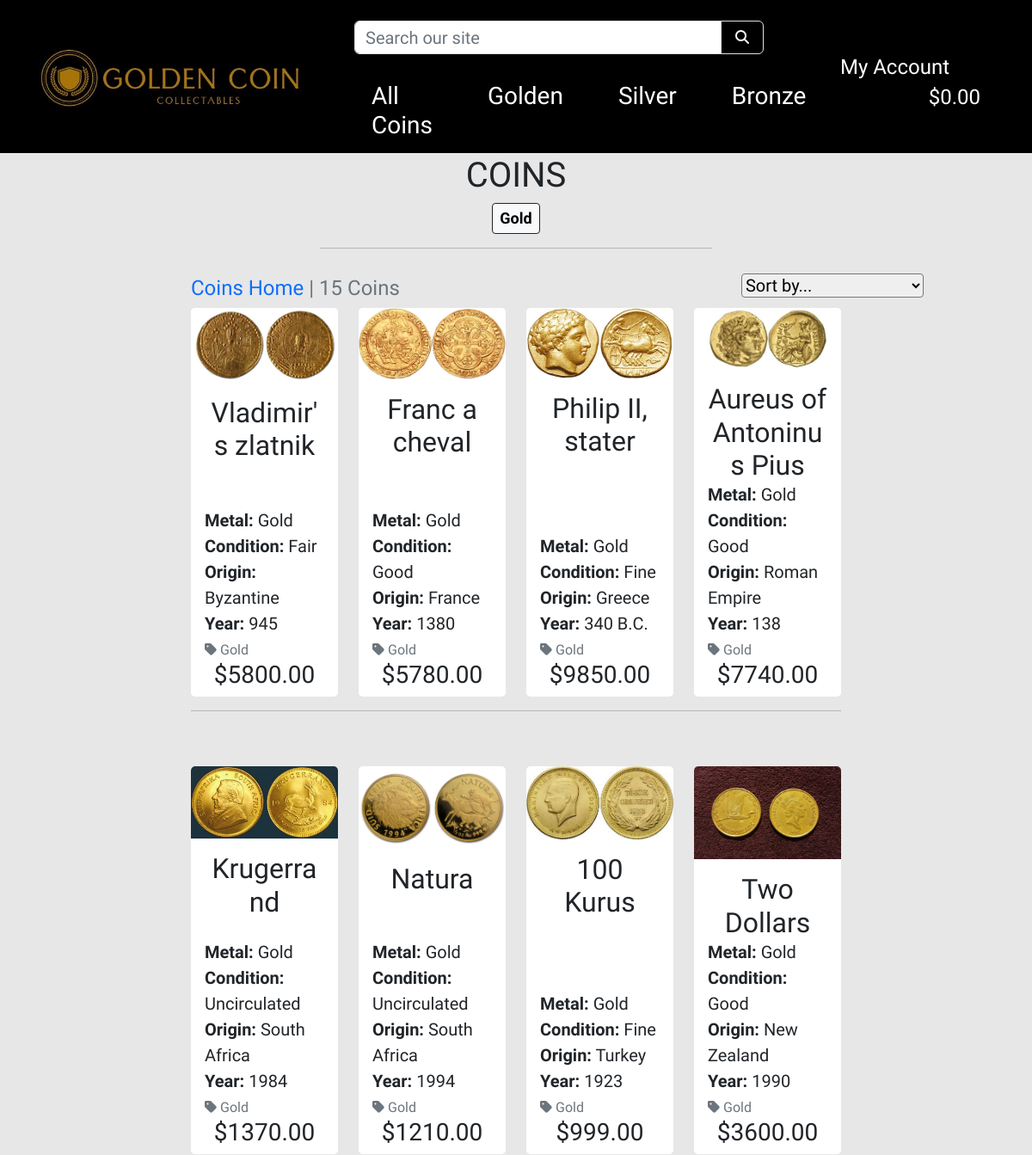
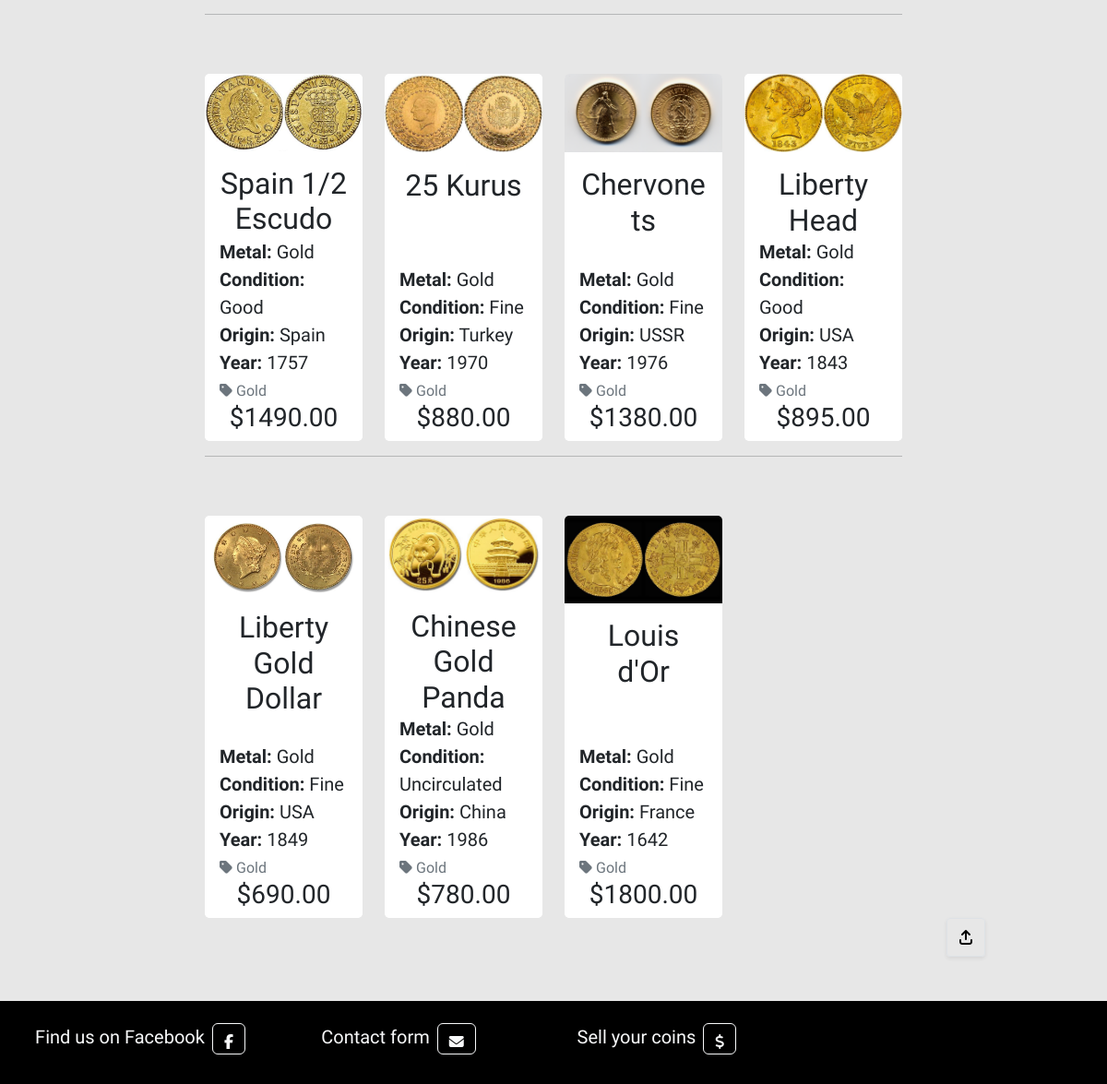
The app's page /coins/?metal=gold with its own data (2 pictures, top to bottom).
### coins/models.py (models this page shows, shortened)
class Metal(models.Model):
    name = models.CharField(max_length=254)
    friendly_name = models.CharField(max_length=254, null=True, blank=True)
    def __str__(self):
        return self.name
    class Meta:
        verbose_name_plural = 'Metals'

class Coins(models.Model):
    metal = models.ForeignKey('Metal', null=True, blank=True, on_delete=models.SET_NULL)
    sku = models.CharField(max_length=254, null=True, blank=True)
    name = models.CharField(max_length=254)
    description = models.TextField()
    quantity = models.PositiveIntegerField()
    price = models.DecimalField(max_digits=6, decimal_places=2)
    origin = models.CharField(max_length=254)
    year = models.CharField(max_length=20)
    condition = models.CharField(max_length=20, choices=CONDITION_CHOICES, default=None)
    era = models.CharField(max_length=20, choices=ERA_CHOICES, default=None)
    image_url = models.URLField(max_length=1024, null=True, blank=True)
    image = models.ImageField(null=True, blank=True)
    class Meta:
        verbose_name_plural = 'Coins'

### coins/views.py (the view, shortened to what this page needs)
# urls.py: path('', views.all_coins, name='coins'),
def all_coins(request):
    coins = Coins.objects.filter(quantity__gt=0)
    query = None
    eras = None
    metals = None
    sort = None
    direction = None
    if request.GET:
        if 'q' in request.GET:
            query = request.GET['q']
            if not query:
                messages.error(request, "You didn't enter any search criteria!")
                return redirect(reverse('coins'))
            queries = (
                Q(name__icontains=query) |
                Q(description__icontains=query) |
                Q(origin__icontains=query) |
                Q(condition__icontains=query) |
                Q(year__icontains=query)
                )
            coins = coins.filter(queries)
    if 'era' in request.GET:
        eras = request.GET['era'].split(',')
        coins = coins.filter(era__in=eras)
        eras = Coins.objects.filter(name__in=eras)
    if 'metal' in request.GET:
        metals = request.GET['metal'].split(',')
        coins = coins.filter(metal__name__in=metals)
        metals = Metal.objects.filter(name__in=metals)
    current_sorting = f'{sort}_{direction}'
    context = {
        'coins': coins,
        'search_term': query,
        'current_metals': metals,
        'current_sorting': current_sorting,
    }
    return render(request, 'coins/coins.html', context)

### cart/contexts.py (called while the page is built, shortened)
def cart_contents(request):
    cart_items = []
    total = 0
    coins_count = 0
    cart = request.session.get('cart', {})
    grand_total = total
    context = {
        'cart_items': cart_items,
        'total': total,
        'coins_count': coins_count,
        'grand_total': grand_total,
    }
    return context

### coins/templates/coins/coins.html (shortened to what this page needs)
{% extends "base.html" %}
{% load static %}
{% block content %}
    <div class="overlay"></div>
    <div class="container-fluid offset">
        <div class="row">
            <div class="col text-center">
                <h1 class="text-uppercase">Coins</h1>
                {% for c in current_metals %}
                    <a class="category-badge text-decoration-none h4" href="{% url 'coins' %}?metal={{ c.name }}">
                        <span class="p-2 mb-3 badge bg-light text-black rounded-1 border border-dark">{{ c.friendly_name }}</span>
                    </a>
                {% endfor %}
                <hr class="w-50 m-auto mb-3">
            </div>
        </div>
        <div class="row">
            <div class="product-container col-10 offset-1">
                <div class="row justify-content-end me-3">
                    <div class="col-12 col-md-6 my-auto order-md-last d-flex justify-content-center justify-content-md-end mb-1">
                        <div class="sort-select-wrapper w-25">
                            <select id="sort-selector" class="h5 custom-select custom-select-sm rounded-1 border-black">
                                <option value="reset" {% if current_sorting == 'None_None' %}selected{% endif %}>Sort by...</option>
                            </select>
                        </div>
                    </div>
                    <div class="col-12 col-md-6 order-md-first">
                        <p class="text-muted h4 mt-3 text-center text-md-start">
                            {% if search_term or current_metals or current_sorting != 'None_None' %}
                                <span><a class="text-decoration-none" href="{% url 'coins' %}">Coins Home</a> | </span>
                            {% endif %}
                            {{ coins|length }} Coins{% if search_term %} found for <strong>"{{ search_term }}"</strong>{% endif %}
                        </p>
                    </div>
                </div>
                <div class="row">
                    {% for coin in coins %}
                            <div class="col-sm-6 col-md-6 col-lg-4 col-xl-3">
                                <div class="card h-100 border-0">
                                    {% if coin.image %}
                                    <a href="{% url 'coins_detail' coin.id %}">
                                        <img class="card-img-top img-fluid" src="{{ coin.image.url }}" alt="{{ coin.name }}">
                                    </a>
                                    {% else %}
                                    <a href="{% url 'coins_detail' coin.id %}">
                                        <img class="card-img-top img-fluid" src="{{ MEDIA_URL }}noimage.png" alt="{{ coin.name }}">
                                    </a>
                                    {% endif %}
                                    <div class="card-body pb-0">
                                        <p class="mb-0 h2 text-center">{{ coin.name }}</p>
                                    </div>
                                    <div class="card-footer bg-white pt-0 border-0 text-left">
                                        <div class="row">
                                            <div class="col">
                                                <p class="lead mb-0 text-capitalize"><span class="fw-bold">Metal:</span> {{ coin.metal }}</p>
                                                <p class="lead mb-0 text-capitalize"><span class="fw-bold">Condition:</span> {{ coin.condition }}</p>
                                                <p class="lead mb-0"><span class="fw-bold">Origin:</span> {{ coin.origin }}</p>
                                                <p class="lead mb-0"><span class="fw-bold">Year:</span> {{ coin.year }}</p>
                                                {% if coin.metal %}
                                                    <p class="mt-1 mb-0">
                                                        <a class="text-muted text-decoration-none" href="{% url 'coins' %}?metal={{ coin.metal.name }}">
                                                            <i class="fas fa-tag me-1"></i>{{ coin.metal.friendly_name }}
                                                        </a>
                                                    </p>
                                                {% endif %}
                                            </div>
                                        </div>
                                        <div class="row">
                                            <div class="col">
                                                <p class="h3 mb-0 text-left font-weight-bold text-center">${{ coin.price }}</p>
                                            </div>
                                        </div>
                                    </div>
                                </div>
                            </div>
                        {% if forloop.counter|divisibleby:4 %}
                            <div class="col-12 d-none d-xl-block mb-5">
                                <hr>
                            </div>
                        {% endif %}
                    {% endfor %}
                </div>
            </div>
        </div>
    </div>
    <div class="btt-button float-end shadow-sm rounded-1 border border-black">
        <a class="btt-link d-flex h-100">
            <i class="fa-solid fa-arrow-up-from-bracket text-black mx-auto my-auto"></i>
        </a>
    </div>
{% endblock %}

### static/css/base.css (style rules this page uses)
html { height: 100%; }
body { display: flex; min-height: 100vh; flex-direction: column; background-color: rgb(231, 231, 231); height: calc(100vh - 164px); font-family: 'Tenali Ramakrishna'; }
.overlay { height: 100%; width: 100%; top: 0; left: 0; position: fixed; background: rgb(231, 231, 231); z-index: -1; }
.offset { margin-top: 180px; }
.btt-button { height: 42px; width: 42px; position: sticky; bottom: 10px; right: 10px; }
.btt-link, .update-link, .remove-item { cursor: pointer; }

### records on screen
Metal: friendly_name "Gold"
Coins: image (picture), name "Vladimir's zlatnik", metal "Gold", condition "Fair", origin "Byzantine", year "945", metal.friendly_name "Gold", price "5800.00"
Coins: image (picture), name "Franc a cheval", metal "Gold", condition "Good", origin "France", year "1380", metal.friendly_name "Gold", price "5780.00"
Coins: image (picture), name "Philip II, stater", metal "Gold", condition "Fine", origin "Greece", year "340 B.C.", metal.friendly_name "Gold", price "9850.00"
Coins: image (picture), name "Aureus of Antoninus Pius", metal "Gold", condition "Good", origin "Roman Empire", year "138", metal.friendly_name "Gold", price "7740.00"
Coins: image (picture), name "Krugerrand", metal "Gold", condition "Uncirculated", origin "South Africa", year "1984", metal.friendly_name "Gold", price "1370.00"
Coins: image (picture), name "Natura", metal "Gold", condition "Uncirculated", origin "South Africa", year "1994", metal.friendly_name "Gold", price "1210.00"
Coins: image (picture), name "100 Kurus", metal "Gold", condition "Fine", origin "Turkey", year "1923", metal.friendly_name "Gold", price "999.00"
Coins: image (picture), name "Two Dollars", metal "Gold", condition "Good", origin "New Zealand", year "1990", metal.friendly_name "Gold", price "3600.00"
Coins: image (picture), name "Spain 1/2 Escudo", metal "Gold", condition "Good", origin "Spain", year "1757", metal.friendly_name "Gold", price "1490.00"
Coins: image (picture), name "25 Kurus", metal "Gold", condition "Fine", origin "Turkey", year "1970", metal.friendly_name "Gold", price "880.00"
Coins: image (picture), name "Chervonets", metal "Gold", condition "Fine", origin "USSR", year "1976", metal.friendly_name "Gold", price "1380.00"
Coins: image (picture), name "Liberty Head", metal "Gold", condition "Good", origin "USA", year "1843", metal.friendly_name "Gold", price "895.00"
Coins: image (picture), name "Liberty Gold Dollar", metal "Gold", condition "Fine", origin "USA", year "1849", metal.friendly_name "Gold", price "690.00"
Coins: image (picture), name "Chinese Gold Panda", metal "Gold", condition "Uncirculated", origin "China", year "1986", metal.friendly_name "Gold", price "780.00"
Coins: image (picture), name "Louis d'Or", metal "Gold", condition "Fine", origin "France", year "1642", metal.friendly_name "Gold", price "1800.00"

### other values on screen
{{ coins|length }} "15"
